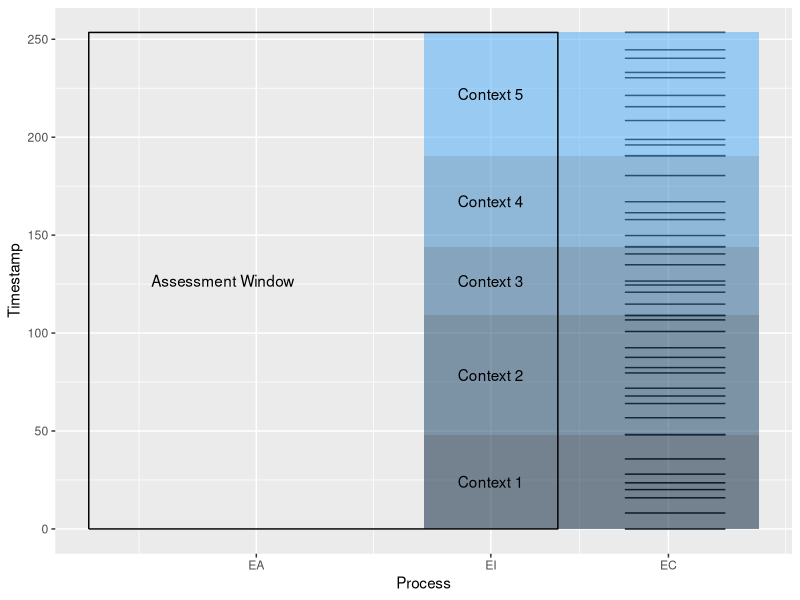
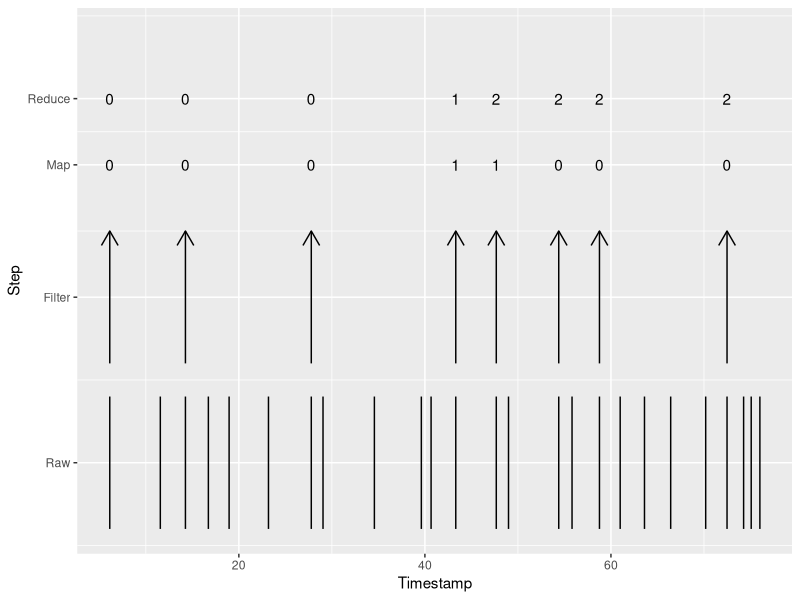

The R script that drew these images, in order:
## ---- chunk 1
#| warning: false
#| message: false
library(tidyverse)
## ---- chunk 2
#| echo: false
#| warning: false
#| label: "Events within Scoring Contexts within Assessment Window"
Ncontexts <- 5
Nevents <- rnbinom(Ncontexts,5,.5)+2
Context <- rep(1:Ncontexts,Nevents+1)
Wevents <- unlist(sapply(Nevents,function(ne) c(0,rgamma(ne,3,1/2))))
Tevents <- cumsum(Wevents)
Eventdf <- data.frame(Context,Wevents,Tevents)
Cdf <- 
  group_by(Eventdf,Context) |>
    summarise(Cstart=min(Tevents),Cend=max(Tevents))
ggplot(Eventdf,aes(x=Context,y=Tevents)) + geom_blank() + 
  geom_segment(aes(x=4,xend=4.75,y=Tevents,yend=Tevents)) +
  geom_rect(data=Cdf,aes(xmin=2.5,xmax=5,y=Cstart,ymin=Cstart,ymax=Cend,alpha=100,fill=Context)) + guides(alpha="none",fill="none") +
  geom_text(data=Cdf,aes(label=paste("Context",Context),x=3,y=(Cstart+Cend)/2)) +
  geom_path(data=data.frame(xx=c(0,3.5,3.5,0,0),
                              yy=c(0,0,max(Tevents),max(Tevents),0)),
              aes(x=xx,y=yy)) +
  geom_text(data=data.frame(xx=1,yy=max(Tevents)/2),
            aes(label="Assessment Window", x=xx,y=yy)) +
  scale_x_continuous(name="Process",breaks=c(1.25,3,4.325),
                     labels=c("EA","EI","EC")) +
  labs(y="Timestamp")


## ---- chunk 3
#| echo: false
Nevents <- 25
timestampe <- cumsum(rgamma(Nevents,3))
filterpass <- rbinom(Nevents,1,.3)
values <- rbinom(Nevents,1,.3)*filterpass
evdf <- data.frame(timestamp=timestampe,passed=filterpass,value=values,y=NA)
evdf[1:4,"y"] <- 1:4
ggplot(evdf,aes(x=timestamp,y=y)) + geom_blank() +
  geom_segment(aes(xend=timestamp,y=0.25,yend=1.25)) +
  geom_segment(data=evdf[as.logical(filterpass),],
               aes(xend=timestamp,y=1.5,yend=2.5),
               arrow=arrow(length=unit(1,"char"))) +
  geom_text(data=evdf[as.logical(filterpass),],
            aes(x=timestamp,y=3,label=paste(value))) +
  geom_text(data=evdf[as.logical(filterpass),],
            aes(x=timestamp,y=3.5,label=paste(cumsum(value)))) +
  scale_y_continuous(name="Step",breaks=c(.75,2,3,3.5),
                     labels=c("Raw","Filter","Map","Reduce")) +
  labs(x="Timestamp")         
  

